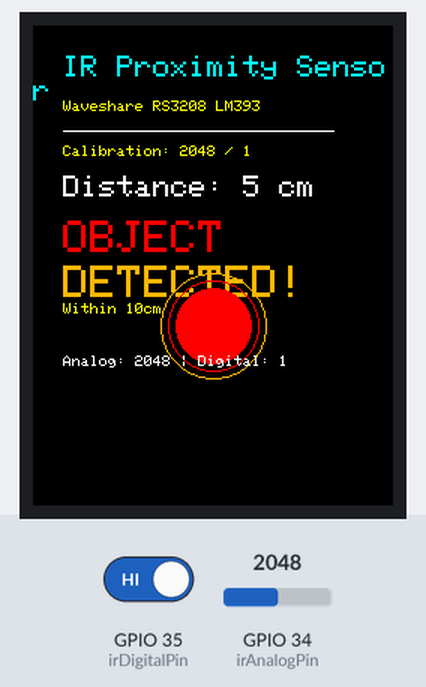
Simulated run of this sketch. Board: ESP32. Shown: 240×320 colour display. The inputs (shaded band) are chosen by the test bench; at power-on: GPIO 34 (irAnalogPin) = 2048, GPIO 35 (irDigitalPin) HIGH. What the sketch prints to the serial monitor is not drawn.

Above: at 2.4 s.
2.5 s: GPIO 34 (irAnalogPin) set to 419
4.0 s: GPIO 34 (irAnalogPin) set to 360
At 5.2 s:
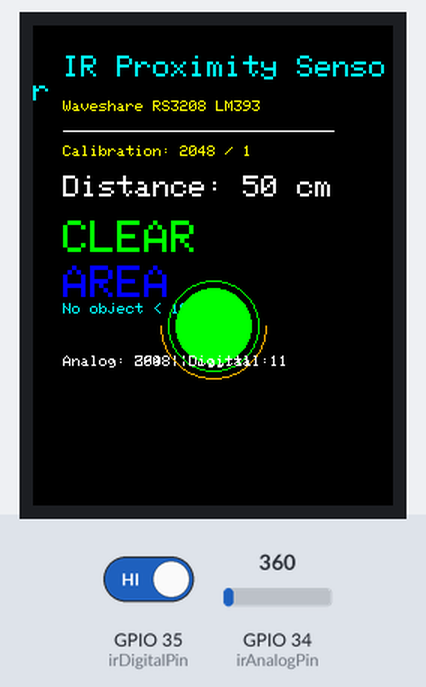
5.7 s: GPIO 34 (irAnalogPin) set to 106
7.2 s: GPIO 34 (irAnalogPin) set to 94
At 8.6 s:
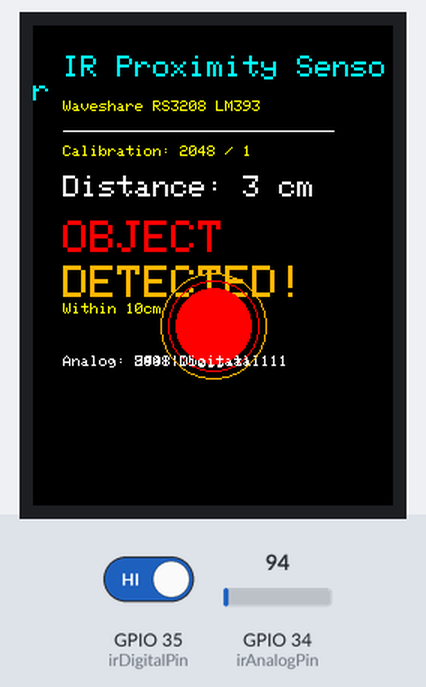
Timing chart, 0 to 9.9 s (numbered marks = the images above; inputs shaded):
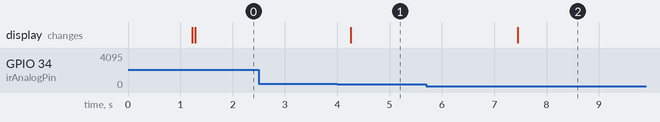

Measured:
- the behaviour switches between 401 and 400 on GPIO 34 (irAnalogPin) (found by bisection; images 0 and 1)
- after the input at 2.5 s, every drawn part: stays the same
- after the input at 4.0 s, the display: changes after 0.26 s (image 1)
- after the input at 5.7 s, every drawn part: stays the same
- after the input at 7.2 s, the display: changes after 0.25 s (image 2)

The sketch:

waveshare_ir_proximity.ino
```cpp
#include <SPI.h>
#include <TFT_eSPI.h>

// Waveshare IR Proximity Sensor (RS3208 LM393) pins
const int irAnalogPin = 34;  // ADC1_CH6 (GPIO 34) - Analog input for distance measurement
const int irDigitalPin = 35; // ADC1_CH7 (GPIO 35) - Digital output (optional, for threshold detection)

TFT_eSPI tft = TFT_eSPI();

// Variables for IR proximity sensor
int irAnalogValue;
int irDigitalValue;
int distance;
int lastDistance = -1;
int stableDistance = -1;
bool objectDetected = false;
bool lastObjectDetected = false;

// Calibration and filtering
const int NUM_READINGS = 5;  // Number of readings to average
const int DETECTION_THRESHOLD = 10;  // 10cm detection threshold
const int MIN_DISTANCE = 2;  // Minimum reliable distance in cm
const int MAX_DISTANCE = 50; // Maximum distance in cm

// CALIBRATED VALUES - Based on actual sensor testing
const int ANALOG_THRESHOLD = 100; // Analog threshold: >100 = no object, <100 = object detected

void setup() {
  Serial.begin(115200);

  // Initialize display
  tft.init();
  tft.setRotation(2);

  // Initialize IR sensor pins
  pinMode(irAnalogPin, INPUT);
  pinMode(irDigitalPin, INPUT);

  // Clear screen and display initial message
  tft.fillScreen(TFT_BLACK);
  displayHeader();

  Serial.println("Waveshare IR Proximity Sensor (RS3208 LM393) initialized!");
  Serial.println("Calibrating sensor...");

  // Simple calibration - read baseline values
  delay(1000);
  int calValue = analogRead(irAnalogPin);
  int calDigital = digitalRead(irDigitalPin);
  Serial.print("Calibration - Analog: ");
  Serial.print(calValue);
  Serial.print(", Digital: ");
  Serial.println(calDigital);

  // Display calibration info
  tft.setTextColor(TFT_YELLOW);
  tft.setTextSize(1);
  tft.setCursor(20, 80);
  tft.print("Calibration: ");
  tft.print(calValue);
  tft.print(" / ");
  tft.println(calDigital);
}

void loop() {
  // Read sensor values
  irAnalogValue = readAnalogSensor();
  irDigitalValue = digitalRead(irDigitalPin);

  // Convert analog reading to distance
  distance = convertToDistance(irAnalogValue);

  // Apply stability filter
  if (stableDistance == -1 || abs(distance - stableDistance) > 2) {
    stableDistance = distance;
  }

  // Simple object detection using calibrated thresholds
  objectDetected = isObjectDetected(irAnalogValue);

  // Only update display if detection status changed
  if (objectDetected != lastObjectDetected || abs(stableDistance - lastDistance) > 2) {
    displayDetectionStatus(objectDetected, stableDistance);
    lastObjectDetected = objectDetected;
    lastDistance = stableDistance;
  }

  // Print to serial for debugging
  Serial.print("Analog: ");
  Serial.print(irAnalogValue);
  Serial.print(", Digital: ");
  Serial.print(irDigitalValue);
  Serial.print(", Distance: ");
  Serial.print(stableDistance);
  Serial.print(" cm, Object Detected: ");
  if (objectDetected) {
    if (irAnalogValue > 400) {
      Serial.println("YES (Transparent)");
    } else {
      Serial.println("YES (Non-transparent)");
    }
  } else {
    Serial.println("NO");
  }

  delay(200); // Short delay for responsive readings
}

int readAnalogSensor() {
  int readings[NUM_READINGS];
  int sum = 0;

  // Take multiple readings for stability
  for (int i = 0; i < NUM_READINGS; i++) {
    readings[i] = analogRead(irAnalogPin);
    sum += readings[i];
    delay(5);
  }

  // Return average reading
  return sum / NUM_READINGS;
}

bool isObjectDetected(int analogValue) {
  // SIMPLE OBJECT DETECTION - Based on your calibration
  // analogValue > 400 = Transparent object detected
  // analogValue < 100 = Non-transparent object detected
  // 100 <= analogValue <= 400 = No object detected

  if (analogValue > 400) {
    return true;  // Transparent object detected
  } else if (analogValue < 100) {
    return true;  // Non-transparent object detected
  } else {
    return false; // No object detected (100-400 range)
  }
}

int convertToDistance(int analogValue) {
  // Simple distance estimation based on detection zones
  if (analogValue > 400) {
    return 5;  // Transparent object (estimated distance)
  } else if (analogValue < 100) {
    return 3;  // Non-transparent object (estimated distance)
  } else {
    return MAX_DISTANCE; // No object detected
  }
}

void displayHeader() {
  // Title
  tft.setTextColor(TFT_CYAN);
  tft.setTextSize(2);
  tft.setCursor(20, 20);
  tft.println("IR Proximity Sensor");

  // Subtitle
  tft.setTextColor(TFT_YELLOW);
  tft.setTextSize(1);
  tft.setCursor(20, 50);
  tft.println("Waveshare RS3208 LM393");

  // Draw separator line
  tft.drawLine(20, 70, 200, 70, TFT_WHITE);
}

void displayDetectionStatus(bool detected, int dist) {
  // Clear previous readings
  tft.fillRect(20, 100, 180, 100, TFT_BLACK);

  // Display distance value
  tft.setTextColor(TFT_WHITE);
  tft.setTextSize(2);
  tft.setCursor(20, 100);
  tft.print("Distance: ");
  tft.print(dist);
  tft.println(" cm");

  // Display detection status
  tft.setTextSize(3);
  tft.setCursor(20, 130);

  if (detected) {
    // Object detected within 10cm
    tft.setTextColor(TFT_RED);
    tft.println("OBJECT");
    tft.setTextColor(TFT_ORANGE);
    tft.setCursor(20, 160);
    tft.println("DETECTED!");
    tft.setTextColor(TFT_YELLOW);
    tft.setTextSize(1);
    tft.setCursor(20, 185);
    tft.println("Within 10cm");

    // Draw warning circle
    tft.drawCircle(120, 200, 30, TFT_RED);
    tft.fillCircle(120, 200, 25, TFT_RED);

    // Add pulsing effect
    tft.drawCircle(120, 200, 35, TFT_ORANGE);
  } else {
    // No object detected within 10cm
    tft.setTextColor(TFT_GREEN);
    tft.println("CLEAR");
    tft.setTextColor(TFT_BLUE);
    tft.setCursor(20, 160);
    tft.println("AREA");
    tft.setTextColor(TFT_CYAN);
    tft.setTextSize(1);
    tft.setCursor(20, 185);
    tft.println("No object < 10cm");

    // Draw clear circle
    tft.drawCircle(120, 200, 30, TFT_GREEN);
    tft.fillCircle(120, 200, 25, TFT_GREEN);
  }

  // Display analog and digital values for debugging
  tft.setTextColor(TFT_WHITE);
  tft.setTextSize(1);
  tft.setCursor(20, 220);
  tft.print("Analog: ");
  tft.print(irAnalogValue);
  tft.print(" | Digital: ");
  tft.println(irDigitalValue);
}

// Function to help with calibration
void calibrateSensor() {
  Serial.println("=== SENSOR CALIBRATION ===");
  Serial.println("Place objects at known distances and note the analog values:");
  Serial.println("1. No object (far): ");

  delay(3000);
  int farValue = analogRead(irAnalogPin);
  Serial.print("   Analog value: ");
  Serial.println(farValue);

  Serial.println("2. Object at 10cm: ");
  delay(3000);
  int midValue = analogRead(irAnalogPin);
  Serial.print("   Analog value: ");
  Serial.println(midValue);

  Serial.println("3. Object very close (2-3cm): ");
  delay(3000);
  int closeValue = analogRead(irAnalogPin);
  Serial.print("   Analog value: ");
  Serial.println(closeValue);

  Serial.println("Use these values to adjust the convertToDistance() function");
}
```
